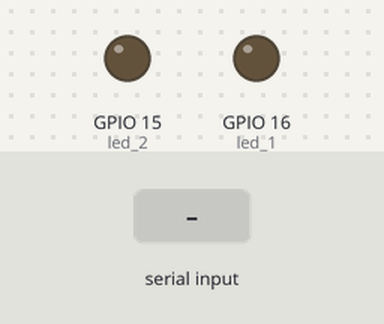
The sketch below on a simulated ESP32. Shown: output pins drawn as LEDs (lit = HIGH). Inputs (shaded band) come from the test bench. Nothing arrives over Bluetooth unless stated; what the sketch prints to the serial monitor is not drawn.

Above: at 1.8 s.
1.9 s: "1" received over the second serial link
At 4.2 s:
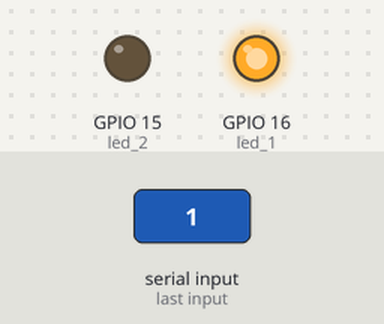
4.5 s: "2" received over the second serial link
At 6.3 s:
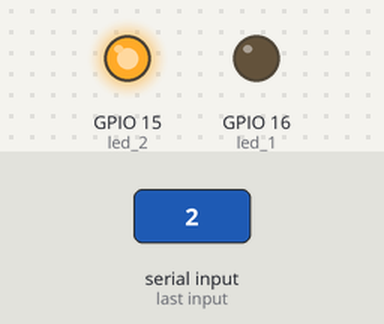
Timing chart, 0 to 7.8 s (numbered marks = the images above; inputs shaded):
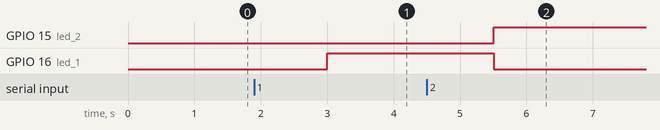

Measured:
- after the input at 1.9 s, GPIO 16 (led_1): LOW → HIGH after 1.1 s
- after the input at 4.5 s, GPIO 15 (led_2): LOW → HIGH after 1.0 s; GPIO 16 (led_1): HIGH → LOW after 1.0 s

The sketch:

Bluetooth_control.ino
```cpp
#include <BluetoothSerial.h>
BluetoothSerial SerialBT;

int led_1 =16; // LED
int led_2=15;
void setup() {
  Serial.begin(9600);
  pinMode(led_1, OUTPUT);
    pinMode(led_2, OUTPUT);

  SerialBT.begin("1212");//更改為設定的藍牙顯示名稱
}

void loop() {
  String value;
  if (SerialBT.available()) {
    value = SerialBT.readString();
    if(value == "1"){
      //收到1，開啟LED
      digitalWrite(led_1,HIGH);
      digitalWrite(led_2,LOW);

      Serial.println("收到1，開啟LED");
    }
    if(value == "2"){
      //收到2，關閉LED
      digitalWrite(led_1,LOW);
      digitalWrite(led_2,HIGH);

      Serial.println("收到2，關閉LED");
    }
  }
  delay(500);
}
```
